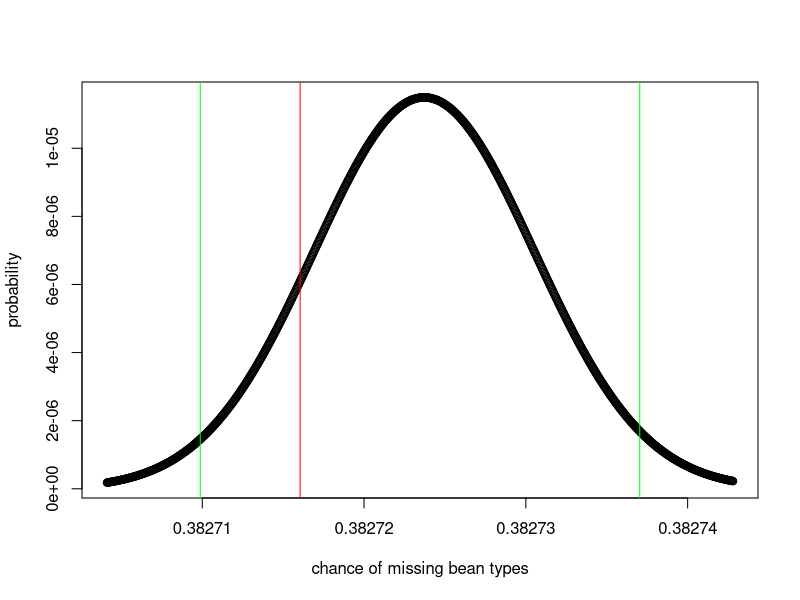

The R script that drew this image:
## Toy problem; 3 bean types, 5 bean ladle

analytic_p <- 93 / 243
delta_p <- 1 / 243

true_count <- sum(c(
  382748981, 38275176, 38271092, 38273464,
  38267967, 38275401, 38271099, 38271141,
  38258013, 38274030, 38266235, 38277299, 382739158, 382698050, 382723831
))
total_count <- sum(c(
  1000000000, 100000000, 100000000, 100000000,
  100000000, 100000000, 100000000, 100000000,
  100000000, 100000000, 100000000, 100000000, 1000000000, 1000000000, 1000000000
))



p_grid <- seq(
  from = analytic_p - delta_p,
  to = analytic_p + delta_p, length.out = 10000
)
likelihood <- dbinom(true_count, size = total_count, prob = p_grid)



## Calculate a confidence interval aka credible interval
samples <- sample(x = p_grid, prob = likelihood, replace = TRUE, size = 1e4)

print("95% credible interval: ")
quantiles95 <- quantile(x = samples, probs = c(.05 / 2, 1 - .05 / 2))
quantiles995 <- quantile(x = samples, probs = c(.005 / 2, 1 - .005 / 2))
print(quantiles95)
print(
  paste0(
    "analytic prediction: ", analytic_p
  )
)

## Percent of samples below the analytical one...
percent_below <- sum(samples < analytic_p) / length(samples) * 100
print(
  paste0(
    "Amount of distribution below analytic p: ",
    round(percent_below, digits = 2),
    "%"
  )
)


plot_grid <- seq(from = quantiles995[1],
  to = quantiles995[2],
  length.out = 1000)
plot_likelihood <- dbinom(true_count, size = total_count, prob = plot_grid)

## Make a plot
plot(plot_grid, plot_likelihood,
  type = "b",
  xlab = "chance of missing bean types",
  ylab = "probability"
)
abline(v = analytic_p, col = "red")
abline(v = quantiles95[1], col= "green")
abline(v = quantiles95[2], col= "green")
